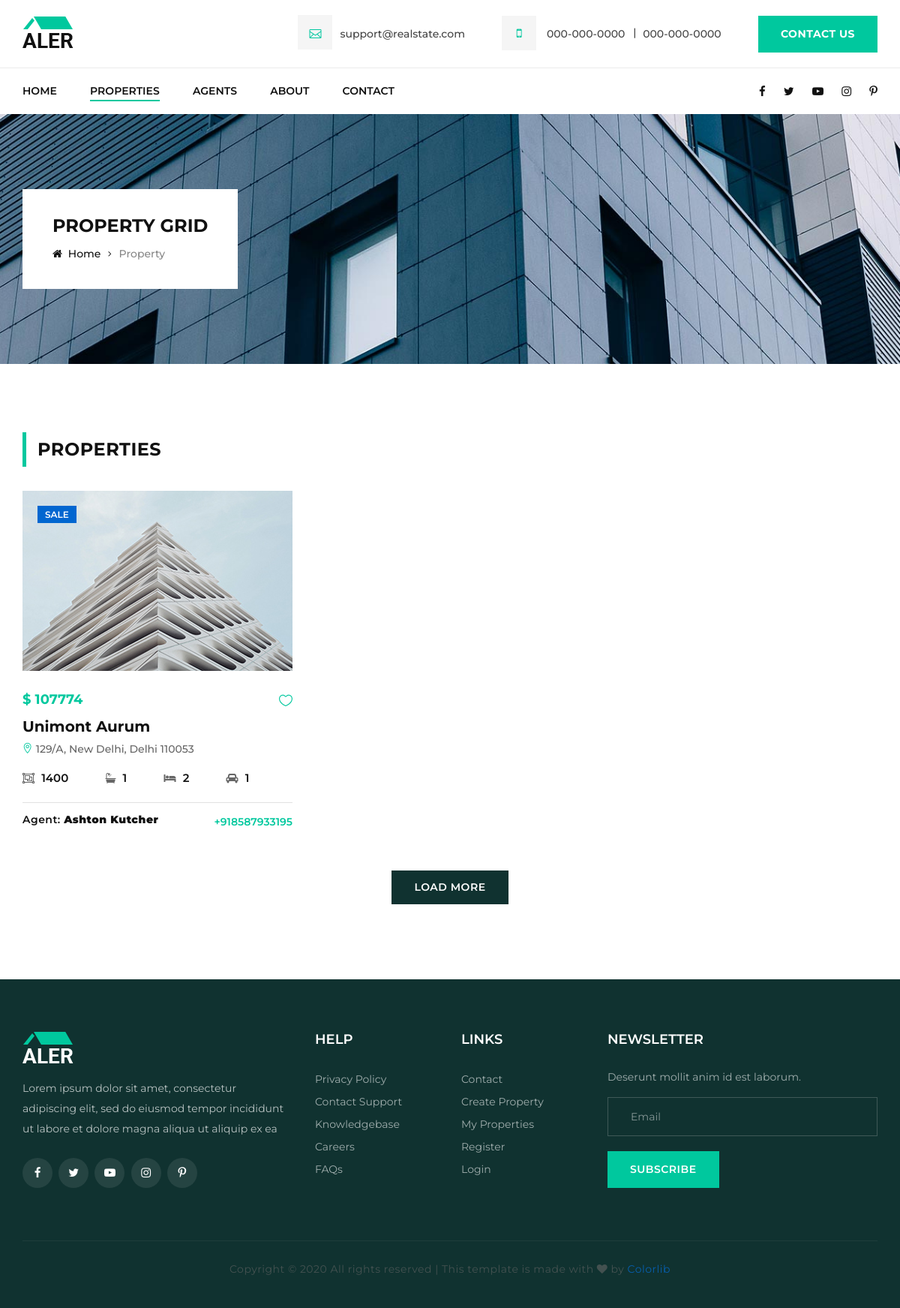
Screenshot of /property/ with the database file from the repository.
### listings/models.py (models this page shows, shortened)
class Property(models.Model):
    agent = models.ForeignKey(Agent, related_name = 'agent' , on_delete = models.DO_NOTHING)
    title = models.CharField(max_length=100)
    price = models.IntegerField()
    address = models.CharField(max_length=200)
    city = models.CharField(max_length=100)
    state = models.CharField(max_length=100)
    zipcode = models.IntegerField()
    bedroom = models.IntegerField()
    bathroom = models.IntegerField()
    garage = models.IntegerField()
    amenities = MultiSelectField(choices = AMENITIES, max_length = 30 )
    mobile_number = models.CharField(max_length = 15)
    year_built = models.CharField(max_length = 4)
    build_area = models.IntegerField()
    sqft = models.IntegerField()
    is_published = models.BooleanField(default=False)
    desciption = models.TextField(blank = True)
    property_type = models.CharField(choices = PROPERTY_CHOICE, max_length=20)
    contract_type = models.CharField(choices = CONTRACT_TYPE, max_length=20)
    added_date = models.DateField()
    main_image = models.ImageField(upload_to = 'listings/property image')
    image1 = models.ImageField(upload_to = 'listings/property image', blank=True)
    image2 = models.ImageField(upload_to = 'listings/property image', blank=True)
    image3 = models.ImageField(upload_to = 'listings/property image', blank=True)
    image4 = models.ImageField(upload_to = 'listings/property image', blank=True)
    image5 = models.ImageField(upload_to = 'listings/property image', blank=True)
    image6 = models.ImageField(upload_to = 'listings/property image', blank=True)
    floor_image = models.ImageField(upload_to = 'listings/property image', blank=True)

### agents/models.py (models this page shows)
class Agent(models.Model):
    name = models.CharField(max_length = 100)
    email = models.EmailField(max_length = 100)
    mobile_number = models.CharField(max_length = 15)
    profile_pic = models.ImageField(upload_to = 'agents/profile pic')
    def __str__(self):
        return self.name

### listings/views.py (the view)
# urls.py: path('', views.all_property, name = 'all_property'),
def all_property(request):
    properties = Property.objects.all().filter(is_published=True)
    context = {
    'properties': properties,
    'state_choice':state_choice,
    'bedroom_choices':bedroom_choices,
    'bathroom_choices':bathroom_choices,
    'price_choices':price_choices,
    'property_type':property_type,
    'sqft_choice':sqft_choice,
    }
    return render(request, 'listings/all_listings.html', context)

### templates/listings/all_listings.html
{% extends 'base.html' %}
{% load static %}
{% block body %}
<section class="breadcrumb-section spad set-bg" data-setbg="{% static 'img/breadcrumb-bg.jpg' %}">
    <div class="container">
        <div class="row">
            <div class="col-lg-12">
                <div class="breadcrumb-text">
                    <h4>Property Grid</h4>
                    <div class="bt-option">
                        <a href="{% url 'index' %}"><i class="fa fa-home"></i> Home</a>
                        <span>Property</span>
                    </div>
                </div>
            </div>
        </div>
    </div>
</section>
<section class="property-section spad">
    <div class="container">
        <div class="row">
            <div class="col-lg-12">
                <div class="section-title">
                    <h4>PROPERTIES</h4>
                </div>
            </div>
        </div>
        <div class="row">
            {% for property in properties %}
            <div class="col-lg-4 col-md-6">
                <div class="property-item">
                    <div class="pi-pic set-bg" data-setbg="{{property.main_image.url}}">
                        <div class="label">{{property.contract_type}}</div>
                    </div>
                    <div class="pi-text">
                        <a href="#" class="heart-icon"><span class="icon_heart_alt"></span></a>
                        <div class="pt-price">$ {{property.price}}</span></div>
                        <h5><a href="{% url 'single_property' property.id %}">{{property.title}}</a></h5>
                        <p><span class="icon_pin_alt"></span> {{property.address}}, {{property.city}}, {{property.state}} {{property.zipcode}}</p>
                        <ul>
                            <li><i class="fa fa-object-group"></i> {{property.sqft}}</li>
                            <li><i class="fa fa-bathtub"></i> {{property.bathroom}}</li>
                            <li><i class="fa fa-bed"></i> {{property.bedroom}}</li>
                            <li><i class="fa fa-automobile"></i> {{property.garage}}</li>
                        </ul>
                        <div class="pi-agent">
                            <div class="pa-item">
                                <div class="pa-info">
                                    <h6>Agent: <strong>{{property.agent}}</strong></h6>
                                </div>
                                <div class="pa-text">
                                    {{property.mobile_number}}
                                </div>
                            </div>
                        </div>
                    </div>
                </div>
            </div>
            {% endfor %}
            <div class="col-lg-12">
                <div class="loadmore-btn">
                    <a href="#">Load more</a>
                </div>
            </div>
        </div>
    </div>
</section>
{% endblock %}

### templates/base.html (shortened to what this page needs)
<!DOCTYPE html>
{% load static %}
<html lang="en">
<head>
    <link rel="stylesheet" href="{% static 'css/bootstrap.min.css' %}" type="text/css">
    <link rel="stylesheet" href="{% static 'css/font-awesome.min.css' %}" type="text/css">
    <link rel="stylesheet" href="{% static 'css/elegant-icons.css' %}" type="text/css">
    <link rel="stylesheet" href="{% static 'css/jquery-ui.min.css' %}" type="text/css">
    <link rel="stylesheet" href="{% static 'css/nice-select.css' %}" type="text/css">
    <link rel="stylesheet" href="{% static 'css/owl.carousel.min.css' %}" type="text/css">
    <link rel="stylesheet" href="{% static 'css/magnific-popup.css' %}" type="text/css">
    <link rel="stylesheet" href="{% static 'css/slicknav.min.css' %}" type="text/css">
    <link rel="stylesheet" href="{% static 'css/style.css' %}" type="text/css">
</head>
<body>
    <header class="header-section">
        <div class="hs-top">
            <div class="container">
                <div class="row">
                    <div class="col-lg-2">
                        <div class="logo">
                            <a href="{% url 'index' %}"><img src="{% static 'img/logo.png' %}" alt=""></a>
                        </div>
                    </div>
                    <div class="col-lg-10">
                        <div class="ht-widget">
                            <ul>
                                <li><i class="icon_mail_alt"></i>support@realstate.com</li>
                                <li><i class="fa fa-mobile-phone"></i> 000-000-0000 <span>000-000-0000</span></li>
                            </ul>
                            <a href="{% url 'contact' %}" class="hw-btn">Contact Us</a>
                        </div>
                    </div>
                </div>
            </div>
        </div>
        <div class="hs-nav">
            <div class="container">
                <div class="row">
                    <div class="col-lg-9">
                        <nav class="nav-menu">
                            <ul>
                                <li
                                ><a href="{% url 'index' %}">Home</a></li>
                                <li
                                  {% if 'property' in request.path %}
                                    class="active"
                                  {% endif %}
                                ><a href="{% url 'all_property' %}">Properties</a></li>
                                <li
                                ><a href="{% url 'agents' %}">Agents</a></li>
                                <li
                                ><a href="{% url 'about' %}">About</a></li>
                                <li
                                ><a href="{% url 'contact' %}">Contact</a></li>
                            </ul>
                        </nav>
                    </div>
                    <div class="col-lg-3">
                        <div class="hn-social">
                            <a href="https://www.facebook.com"><i class="fa fa-facebook"></i></a>
                            <a href="https://www.twitter.com"><i class="fa fa-twitter"></i></a>
                            <a href="https://www.youtube.com"><i class="fa fa-youtube-play"></i></a>
                            <a href="https://www.instagram.com"><i class="fa fa-instagram"></i></a>
                            <a href="#https://www.pinterest.com"><i class="fa fa-pinterest-p"></i></a>
                        </div>
                    </div>
                </div>
            </div>
        </div>
    </header>
    {% block body %}
    {% endblock %}
    <footer class="footer-section">
        <div class="container">
            <div class="row">
                <div class="col-lg-4 col-md-6">
                    <div class="fs-about">
                        <div class="fs-logo">
                            <a href="#">
                                <img src="{% static 'img/f-logo.png' %}" alt="">
                            </a>
                        </div>
                        <p>Lorem ipsum dolor sit amet, consectetur adipiscing elit, sed do eiusmod tempor incididunt ut
                            labore et dolore magna aliqua ut aliquip ex ea</p>
                        <div class="fs-social">
                            <a href="#"><i class="fa fa-facebook"></i></a>
                            <a href="#"><i class="fa fa-twitter"></i></a>
                            <a href="#"><i class="fa fa-youtube-play"></i></a>
                            <a href="#"><i class="fa fa-instagram"></i></a>
                            <a href="#"><i class="fa fa-pinterest-p"></i></a>
                        </div>
                    </div>
                </div>
                <div class="col-lg-2 col-sm-6">
                    <div class="fs-widget">
                        <h5>Help</h5>
                        <ul>
                            <li><a href="#">Privacy Policy</a></li>
                            <li><a href="#">Contact Support</a></li>
                            <li><a href="#">Knowledgebase</a></li>
                            <li><a href="#">Careers</a></li>
                            <li><a href="#">FAQs</a></li>
                        </ul>
                    </div>
                </div>
                <div class="col-lg-2 col-sm-6">
                    <div class="fs-widget">
                        <h5>Links</h5>
                        <ul>
                            <li><a href="#">Contact</a></li>
                            <li><a href="#">Create Property</a></li>
                            <li><a href="#">My Properties</a></li>
                            <li><a href="#">Register</a></li>
                            <li><a href="#">Login</a></li>
                        </ul>
                    </div>
                </div>
                <div class="col-lg-4 col-md-6">
                    <div class="fs-widget">
                        <h5>Newsletter</h5>
                        <p>Deserunt mollit anim id est laborum.</p>
                        <form action="#" class="subscribe-form">
                            <input type="text" placeholder="Email">
                            <button type="submit" class="site-btn">Subscribe</button>
                        </form>
                    </div>
                </div>
            </div>
            <div class="copyright-text">
                <p>
                    Copyright &copy;
                    <script>document.write(new Date().getFullYear());</script> All rights reserved | This template is
                    made with <i class="fa fa-heart" aria-hidden="true"></i> by <a href="https://colorlib.com"
                        target="_blank">Colorlib</a>
                </p>
            </div>
        </div>
    </footer>
</body>
</html>

### rows the page displays
Property: contract_type "SALE", price "107774", title "Unimont Aurum", address "129/A", city "New Delhi", state "Delhi", zipcode "110053", sqft "1400", bathroom "1", bedroom "2", garage "1", agent "Ashton Kutcher", mobile_number "+918587933195"
